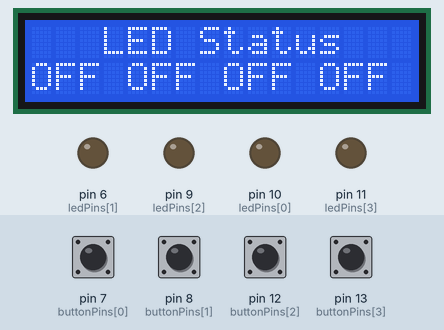
Recording of a sketch running on a simulated Arduino Uno, built with avr-gcc and run on an emulated ATmega328P. On the bench: 16×2 character LCD, output pins drawn as LEDs (lit = HIGH). Inputs (shaded band) come from the test bench; at power-on: pin 7 (buttonPins[0]), pin 8 (buttonPins[1]), pin 12 (buttonPins[2]), pin 13 (buttonPins[3]) LOW.

Above: at 1.2 s.
1.3 s: pin 7 (buttonPins[0]) pulled HIGH for 1 s
At 3.2 s:
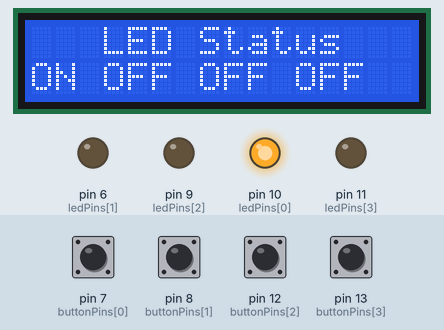
3.8 s: pin 8 (buttonPins[1]) pulled HIGH for 0.15 s
At 5.2 s:
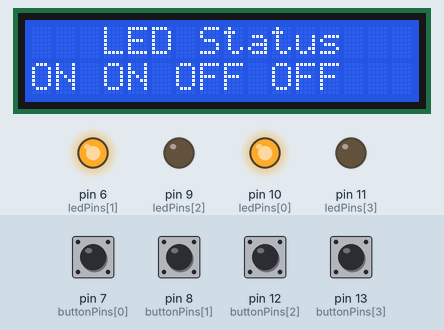
5.5 s: pin 12 (buttonPins[2]) pulled HIGH for 0.15 s
At 6.7 s:
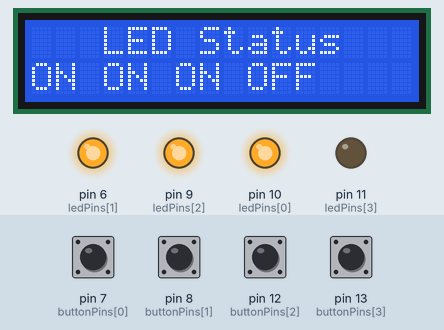
7.2 s: pin 13 (buttonPins[3]) pulled HIGH for 0.15 s
At 8.0 s:
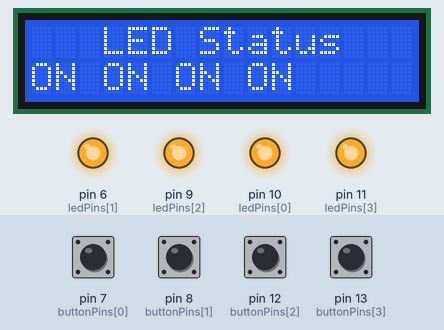
8.9 s: pin 7 (buttonPins[0]) pulled HIGH for 0.15 s
At 10.3 s:
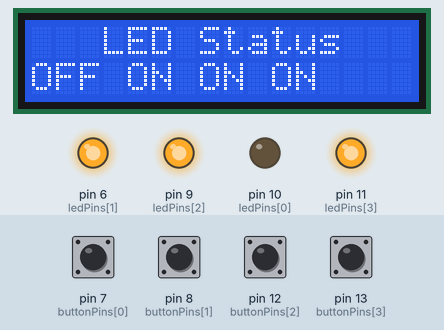
10.6 s: pin 8 (buttonPins[1]) pulled HIGH for 1 s
At 12.7 s:
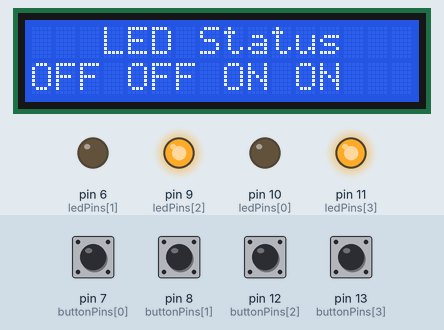
Timing chart, 0 to 14.1 s (numbered marks = the images above; inputs shaded):
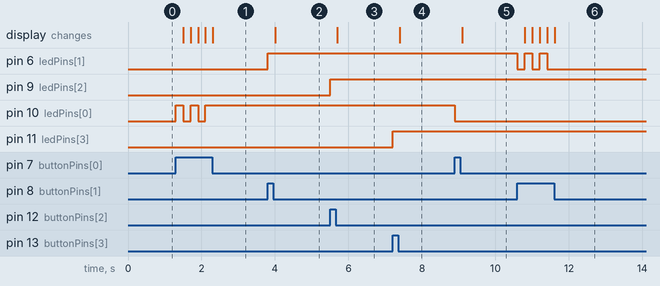

The sketch:

7_LCD_Button_LED_on_off.ino
```cpp
#include <LiquidCrystal.h>

// Define the pin numbers for LEDs and buttons
const int ledPins[] = { 10, 6, 9, 11 };     // Pins for LEDs
const int buttonPins[] = { 7, 8, 12, 13 };  // Pins for buttons

// Define an array to store the current state of LEDs
bool ledStates[] = { LOW, LOW, LOW, LOW };

// Initialize the LCD with the pins it's connected to
const int rs = 5, en = 3, d4 = 2, d5 = 16, d6 = 15, d7 = 14;
LiquidCrystal lcd(rs, en, d4, d5, d6, d7);

void setup() {
  // Initialize the LED pins as OUTPUT
  for (int i = 0; i < 4; i++) {
    pinMode(ledPins[i], OUTPUT);
    digitalWrite(ledPins[i], ledStates[i]);  // Set initial LED state
  }

  // Initialize the button pins as INPUT_PULLUP
  for (int i = 0; i < 4; i++) {
    pinMode(buttonPins[i], INPUT);
  }

  // Initialize the LCD
  lcd.begin(16, 2);
  lcd.clear();
  lcd.setCursor(0, 0);
  lcd.print("   LED Status");

  // Display initial LED status on the LCD
  updateLCD();
}

void loop() {
  // Read the state of each button
  for (int i = 0; i < 4; i++) {
    if (digitalRead(buttonPins[i]) == HIGH) {
      // Button is pressed
      // Toggle the state of the corresponding LED
      ledStates[i] = !ledStates[i];
      digitalWrite(ledPins[i], ledStates[i]);
      delay(200);  // Debounce delay

      // Update the LCD display
      updateLCD();
    }
  }
}

void updateLCD() {
  lcd.setCursor(0, 2);
  for (int i = 0; i < 4; i++) {
    lcd.print(ledStates[i] ? "ON " : "OFF ");
  }
}
```

Measured:
- after the input at 1.3 s, pin 10 (ledPins[0]): alternates HIGH for 0.20 s and LOW for 0.20 s, 5 changes in all, then stays HIGH, starting at once; the display: changes after 0.20 s (image 1)
- after the input at 3.8 s, pin 6 (ledPins[1]): LOW → HIGH at once; the display: changes after 0.20 s (image 2)
- after the input at 5.5 s, pin 9 (ledPins[2]): LOW → HIGH at once; the display: changes after 0.20 s (image 3)
- after the input at 7.2 s, pin 11 (ledPins[3]): LOW → HIGH at once; the display: changes after 0.20 s (image 4)
- after the input at 8.9 s, pin 10 (ledPins[0]): HIGH → LOW at once; the display: changes after 0.20 s (image 5)
- after the input at 10.6 s, pin 6 (ledPins[1]): alternates HIGH for 0.20 s and LOW for 0.20 s, 5 changes in all, then stays LOW, starting at once; the display: changes after 0.20 s (image 6)
